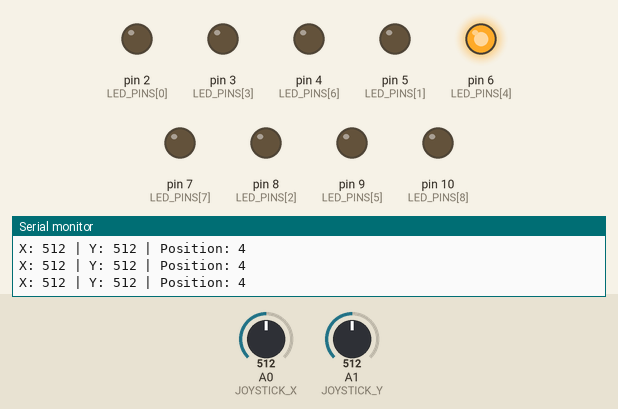
This sketch was run on a simulated Arduino Uno, built with avr-gcc and run on an emulated ATmega328P. On the bench: output pins drawn as LEDs (lit = HIGH), the last lines printed to the serial monitor. Inputs (shaded band) come from the test bench; at power-on: A0 (JOYSTICK_X) = 512, A1 (JOYSTICK_Y) = 512.

Above: at 1.2 s.
1.3 s: A0 (JOYSTICK_X) set to 688
4.3 s: A0 (JOYSTICK_X) set to 713
At 5.5 s:
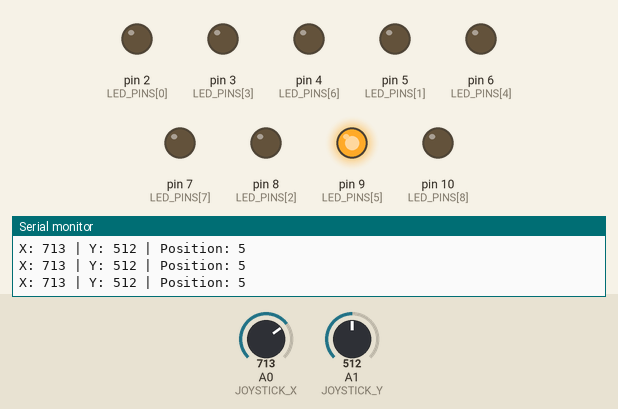
5.8 s: A1 (JOYSTICK_Y) set to 689
8.8 s: A1 (JOYSTICK_Y) set to 713
At 9.1 s:
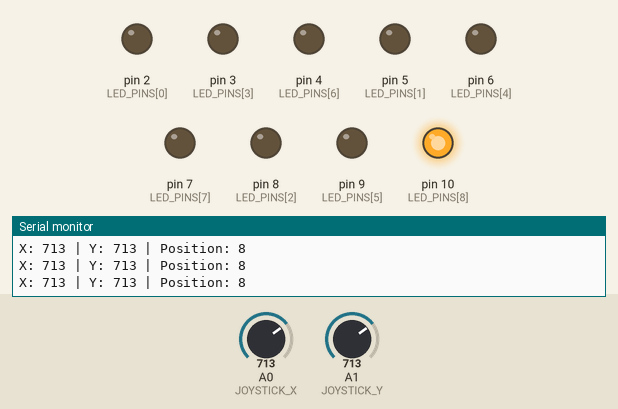
10.3 s: A0 (JOYSTICK_X) set to 317
11.8 s: A0 (JOYSTICK_X) set to 287
At 11.95 s:
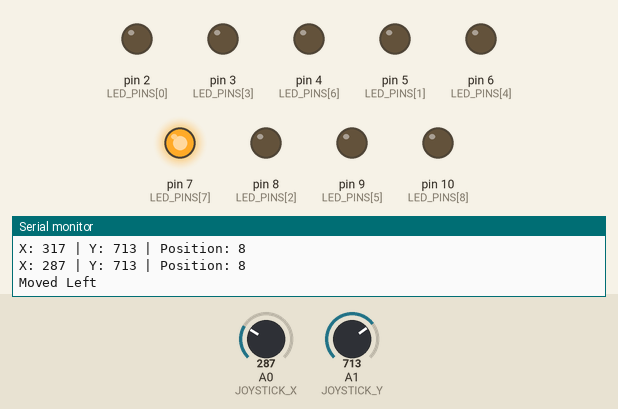
At 12.3 s:
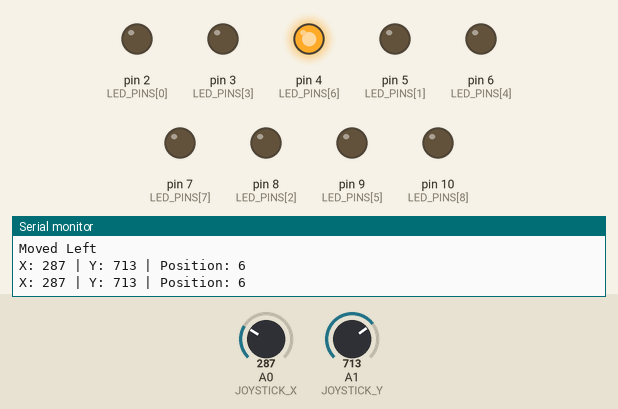
Timing chart, 0 to 14.5 s (numbered marks = the images above; inputs shaded):
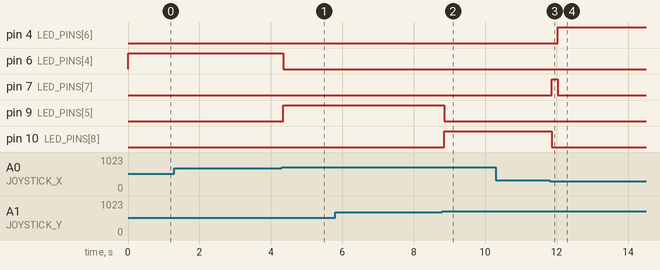

Measured:
- the behaviour switches between 700 and 701 on A0 (JOYSTICK_X) (found by bisection; images 0 and 1)
- the behaviour switches between 700 and 701 on A1 (JOYSTICK_Y) (found by bisection; images 1 and 2)
- the behaviour switches between 300 and 299 on A0 (JOYSTICK_X) (found by bisection; images 2 and 3)
- after the input at 4.3 s, pin 6 (LED_PINS[4]): HIGH → LOW after 0.05 s; pin 9 (LED_PINS[5]): LOW → HIGH after 0.05 s
- after the input at 8.8 s, pin 9 (LED_PINS[5]): HIGH → LOW after 0.05 s; pin 10 (LED_PINS[8]): LOW → HIGH after 0.05 s
- after the input at 11.8 s, pin 4 (LED_PINS[6]): LOW → HIGH after 0.24 s; pin 7 (LED_PINS[7]): LOW → HIGH after 0.07 s, → LOW 0.17 s later; pin 10 (LED_PINS[8]): HIGH → LOW after 0.07 s

The sketch:

37_DLC-Lesson01-Joystick.ino
```cpp
// ==============================
// Joystick-Controlled LED Grid
// ==============================

// Array holding the digital pins connected to the LEDs.
// The order corresponds to the physical layout:
// Index | LED Pin | Position
// ------+---------+---------
//   0   |    2    | Top-Left
//   1   |    5    | Top-Center
//   2   |    8    | Top-Right
//   3   |    3    | Middle-Left
//   4   |    6    | Center
//   5   |    9    | Middle-Right
//   6   |    4    | Bottom-Left
//   7   |    7    | Bottom-Center
//   8   |   10    | Bottom-Right
const int LED_PINS[9] = {2, 5, 8, 3, 6, 9, 4, 7, 10};

// Analog pins connected to the joystick axes
const int JOYSTICK_X = A0; // X-Axis: Left/Right
const int JOYSTICK_Y = A1; // Y-Axis: Up/Down

// Variable to keep track of the current LED position (0-8)
int currentPosition = 4; // Start at the center (Index 4 -> Pin 6)

// Debounce settings to prevent rapid unintended movements
const unsigned long DEBOUNCE_DELAY = 200; // Delay in milliseconds
unsigned long lastMoveTime = 0; // Timestamp of the last movement

// Calibration thresholds for joystick readings
// Adjust these values based on your specific joystick's behavior
const int LEFT_THRESHOLD = 300;   // Below this value is considered "Left"
const int RIGHT_THRESHOLD = 700;  // Above this value is considered "Right"
const int UP_THRESHOLD = 300;     // Below this value is considered "Up"
const int DOWN_THRESHOLD = 700;   // Above this value is considered "Down"

void setup() {
  // Initialize all LED pins as OUTPUT
  for (int i = 0; i < 9; i++) {
    pinMode(LED_PINS[i], OUTPUT);
  }

  // Initialize joystick pins as INPUT (optional, as analogRead defaults to INPUT)
  pinMode(JOYSTICK_X, INPUT);
  pinMode(JOYSTICK_Y, INPUT);

  // Initialize Serial Monitor for debugging purposes
  Serial.begin(9600);

  // Initialize LEDs to center position by lighting up the center LED
  updateLED();
}

void loop() {
  unsigned long currentTime = millis(); // Get the current time

  // Check if enough time has passed since the last movement to allow a new input
  if (currentTime - lastMoveTime > DEBOUNCE_DELAY) {
    // Read the analog values from the joystick
    int xValue = analogRead(JOYSTICK_X);
    int yValue = analogRead(JOYSTICK_Y);

    bool moved = false; // Flag to indicate if a movement has occurred

    // Debugging: Print joystick values and current position to Serial Monitor
    Serial.print("X: ");
    Serial.print(xValue);
    Serial.print(" | Y: ");
    Serial.print(yValue);
    Serial.print(" | Position: ");
    Serial.println(currentPosition);

    // ----- X-Axis Handling: Left and Right Movement -----

    // Check if joystick is pushed to the right beyond the RIGHT_THRESHOLD
    if (xValue > RIGHT_THRESHOLD && (currentPosition % 3 != 2)) {
      currentPosition++; // Move right by incrementing the position index
      moved = true;      // Set the movement flag
      Serial.println("Moved Right"); // Debugging message
    }
    // Check if joystick is pushed to the left beyond the LEFT_THRESHOLD
    else if (xValue < LEFT_THRESHOLD && (currentPosition % 3 != 0)) {
      currentPosition--; // Move left by decrementing the position index
      moved = true;      // Set the movement flag
      Serial.println("Moved Left"); // Debugging message
    }

    // ----- Y-Axis Handling: Up and Down Movement -----

    // Check if joystick is pushed upwards beyond the UP_THRESHOLD
    if (yValue < UP_THRESHOLD && (currentPosition > 2)) {
      currentPosition -= 3; // Move up by subtracting 3 from the position index
      moved = true;         // Set the movement flag
      Serial.println("Moved Up"); // Debugging message
    }
    // Check if joystick is pushed downwards beyond the DOWN_THRESHOLD
    else if (yValue > DOWN_THRESHOLD && (currentPosition < 6)) {
      currentPosition += 3; // Move down by adding 3 to the position index
      moved = true;         // Set the movement flag
      Serial.println("Moved Down"); // Debugging message
    }

    // If any movement has occurred, update the LEDs and reset the debounce timer
    if (moved) {
      // Ensure the currentPosition stays within the valid range [0, 8]
      currentPosition = constrain(currentPosition, 0, 8);

      // Update the LEDs to reflect the new position
      updateLED();

      // Update the timestamp of the last movement
      lastMoveTime = currentTime;
    }
  }

  // Short delay to prevent the loop from running too quickly
  delay(10);
}

// ==============================
// Function: updateLED
// ------------------------------
// Turns off all LEDs and then lights up the LED at the currentPosition.
// ==============================
void updateLED() {
  // Turn off all LEDs to ensure only one is lit
  for (int i = 0; i < 9; i++) {
    digitalWrite(LED_PINS[i], LOW);
  }

  // Turn on the LED corresponding to the currentPosition
  digitalWrite(LED_PINS[currentPosition], HIGH);
}
```
